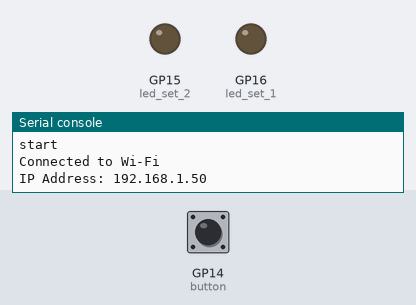
This program was run on a simulated Raspberry Pi Pico running MicroPython. Shown: output pins drawn as LEDs (lit = HIGH), the last lines printed to the serial console. Dashed ring = blinking. Inputs (shaded band) come from the test bench; at power-on: GP14 (button) LOW. WiFi joins after 1.5 s; web requests get an empty 200 reply after 0.4 s.

Above: at 3.2 s.
3.3 s: GP14 (button) pulled HIGH for 0.15 s
At 4.9 s:
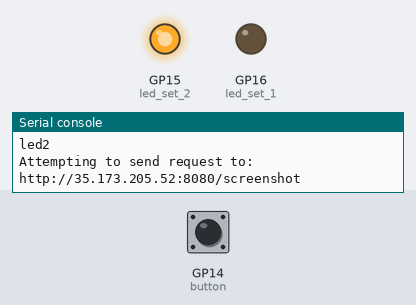
6.4 s: GP14 (button) pulled HIGH for 1 s
At 8.8 s:
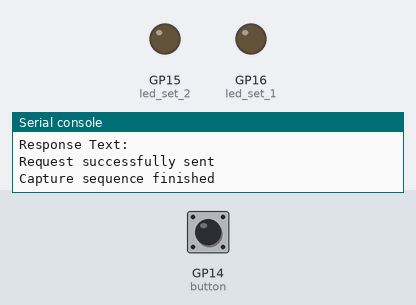
9.6 s: GP14 (button) pulled HIGH for 3.2 s
At 10.0 s:
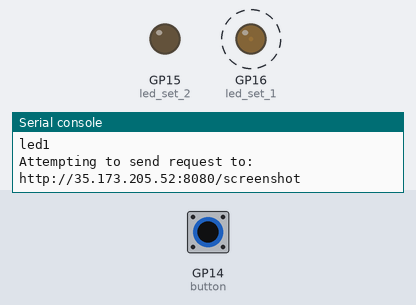
Timing chart, 0 to 14.6 s (numbered marks = the images above; inputs shaded):
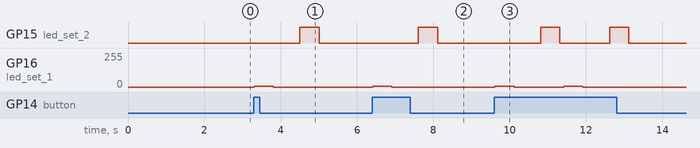

The program:

rand.py
```python
import network
import urequests
from machine import Pin, PWM
import time

# Initialize PWM for the two sets of LEDs
led_set_1 = PWM(Pin(16))  # First set of LEDs (white)
led_set_2 = PWM(Pin(15))  # Second set of LEDs (violet)

# Set the PWM frequency (in Hz)
led_set_1.freq(1000)  # Set frequency to 1 kHz for the first LED
led_set_2.freq(1000)  # Set frequency to 1 kHz for the second LED

# Initialize the button with a pull-down resistor
button = Pin(14, Pin.IN, Pin.PULL_DOWN)

# State variables
capture_stage = 0  # 0: idle, 1: first LED on, 2: waiting for first capture, 3: second LED on, 4: waiting for second capture

# Connect to Wi-Fi
def connect_to_wifi(ssid1, password1):
    wlan = network.WLAN(network.STA_IF)
    wlan.active(True)
    wlan.connect(ssid1, password1)

    while not wlan.isconnected():
        time.sleep(1)  # Small delay to avoid busy waiting

    print('Connected to Wi-Fi')
    print('IP Address:', wlan.ifconfig()[0])  # Print the IP address assigned to the Pico W

# Send HTTP request to trigger screenshot capture in React app
def trigger_screenshot():
    try:
        url = "http://35.173.205.52:8080/screenshot"
        print("Attempting to send request to:", url)

        response = urequests.get(url, timeout=5)
        print("Status Code:", response.status_code)
        print("Response Text:", response.text)

        response.close()
        print("Request successfully sent")
    except Exception as e:
        print("Failed to send request:", e)

# Main loop
print('start')

#SSID1 = 'Cove Resident'
#PASSWORD1 = 'shore.line'
SSID1 = 'serial_lain'
PASSWORD1 = 'GoGoGoZeppeli'
connect_to_wifi(SSID1, PASSWORD1)
button_held = False

while True:
    if button.value() and capture_stage == 0:  # Check if the button is pressed and in idle state
        print("button pressed")
        capture_stage = 1  # Move to the first LED stage

    # State machine to manage LED capture sequence
    if capture_stage == 1:
        print('led1')
        led_set_1.duty_u16(1315)  # Set brightness to 75%
        time.sleep(0.1)  # Small delay
        trigger_screenshot()  # Send command to capture the first screenshot
        led_set_1.duty_u16(0)  # Turn off the first set of LEDs
        capture_stage = 2  # Move to the waiting stage before second LED

    elif capture_stage == 2:
        time.sleep(0.5)  # Wait before turning on the second LED
        capture_stage = 3  # Move to the second LED stage

    elif capture_stage == 3:
        print('led2')
        led_set_2.duty_u16(65535)  # Set brightness to 75%
        time.sleep(0.1)  # Small delay
        trigger_screenshot()  # Send command to capture the second screenshot
        led_set_2.duty_u16(0)  # Turn off the second set of LEDs
        capture_stage = 0  # Reset to idle state
        print("Capture sequence finished")

    time.sleep(0.1)  # Small delay for main loop to prevent busy waiting
```

Measured:
- after the input at 3.3 s, GP15 (led_set_2): LOW → HIGH after 1.2 s, → LOW 0.50 s later; GP16 (led_set_1): 0/255 → 5/255 at once, → 0/255 0.50 s later
- after the input at 6.4 s, GP15 (led_set_2): LOW → HIGH after 1.2 s, → LOW 0.50 s later; GP16 (led_set_1): 0/255 → 5/255 at once, → 0/255 0.50 s later
- after the input at 9.6 s, GP15 (led_set_2): alternates HIGH for 0.50 s and LOW for 1.3 s, 4 changes in all, then stays LOW, starting after 1.2 s; GP16 (led_set_1): alternates 5/255 for 0.50 s and 0/255 for 1.3 s, 4 changes in all, then stays 0/255, starting at once
